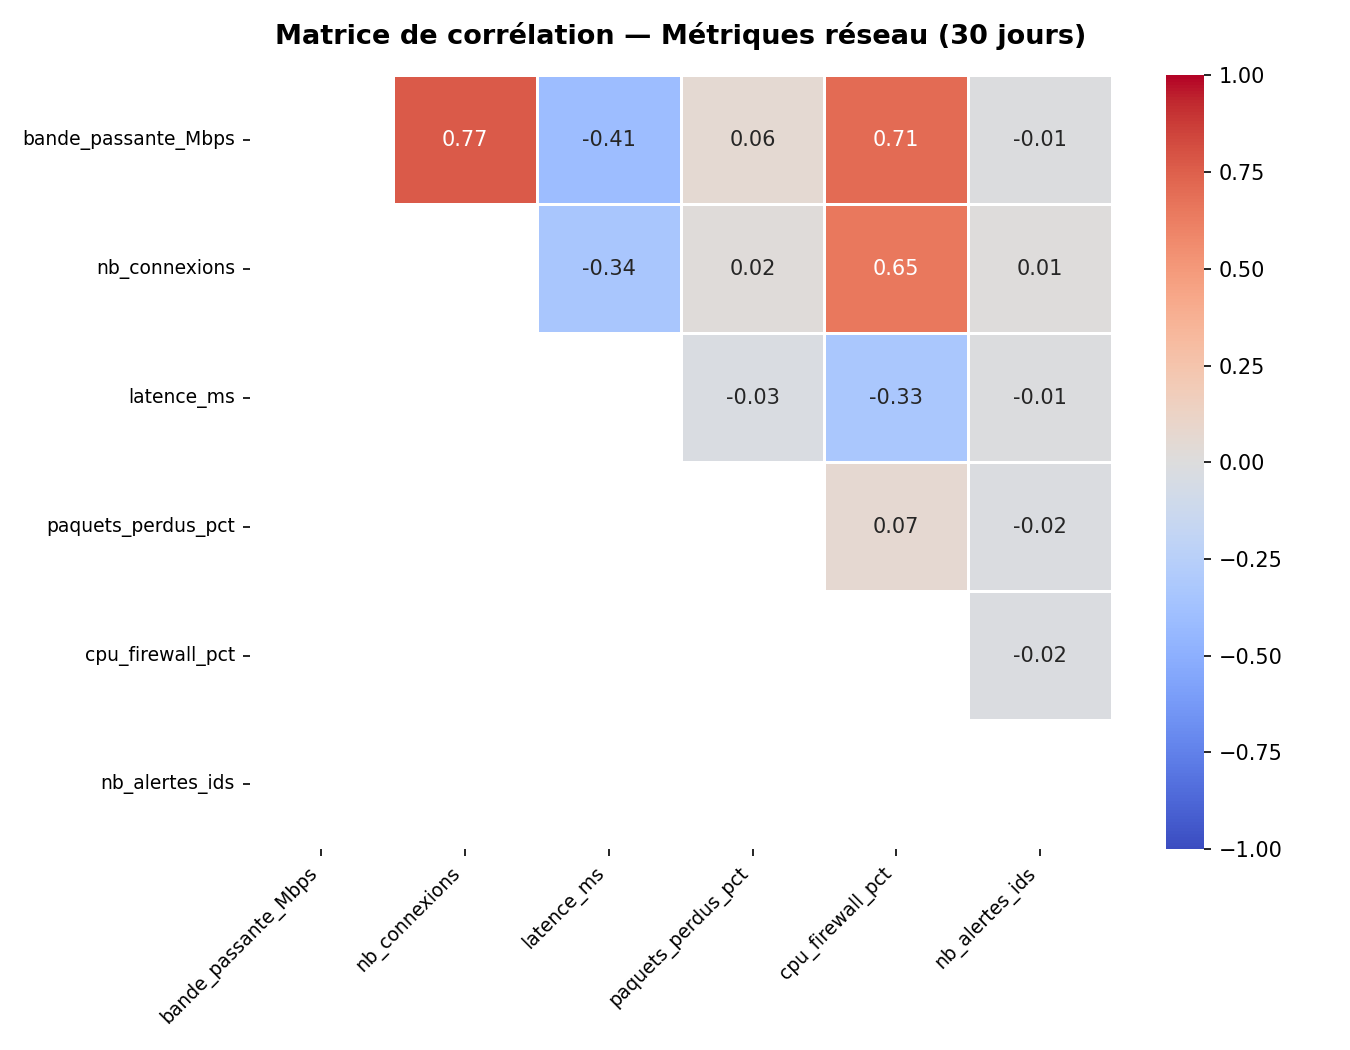

Here is the Python script that generated this plot:
"""
EFREI Paris — Master 1 Cybersécurité
TP Visualisation — Exercice 6 : Heatmap – Matrice de corrélation des métriques réseau
"""

import matplotlib.pyplot as plt
import numpy as np
import pandas as pd
import seaborn as sns

np.random.seed(7)
n = 720
base = np.random.normal(100, 15, n)

df = pd.DataFrame({
    'bande_passante_Mbps': base + np.random.normal(0, 5, n),
    'nb_connexions':       base * 0.8 + np.random.normal(20, 8, n),
    'latence_ms':          100 - base * 0.3 + np.random.normal(0, 10, n),
    'paquets_perdus_pct':  np.random.exponential(0.5, n),
    'cpu_firewall_pct':    base * 0.5 + np.random.normal(30, 6, n),
    'nb_alertes_ids':      np.random.poisson(3, n).astype(float)
})

# 1 — Matrice de corrélation
corr = df.corr().round(2)

# 3 — Masque triangle inférieur
mask = np.tril(np.ones_like(corr, dtype=bool))

fig, ax = plt.subplots(figsize=(9, 7))

# 2 — Heatmap
sns.heatmap(corr, annot=True, fmt='.2f',
            cmap='coolwarm', vmin=-1, vmax=1,
            linewidths=0.5, mask=mask,
            ax=ax, annot_kws={'size': 10})

# 4 — Labels pivotés
ax.set_xticklabels(ax.get_xticklabels(), rotation=45, ha='right', fontsize=9)
ax.set_yticklabels(ax.get_yticklabels(), fontsize=9)

# 5 — Titre
ax.set_title('Matrice de corrélation — Métriques réseau (30 jours)',
             fontsize=13, fontweight='bold', pad=15)

# BONUS — Paires fortement corrélées (|r| > 0.7)
print("\n=== Paires de métriques fortement corrélées (|r| > 0.7) ===")
cols = corr.columns.tolist()
paires = []
for i in range(len(cols)):
    for j in range(i + 1, len(cols)):
        r = corr.iloc[i, j]
        if abs(r) > 0.7:
            paires.append((cols[i], cols[j], r))
            print(f"  {cols[i]:25s} ↔  {cols[j]:25s}  r = {r:+.2f}")

plt.tight_layout()
plt.savefig('ex6_heatmap_correlation.png', dpi=150)
plt.show()
print("ex6_heatmap_correlation.png sauvegardé.")
